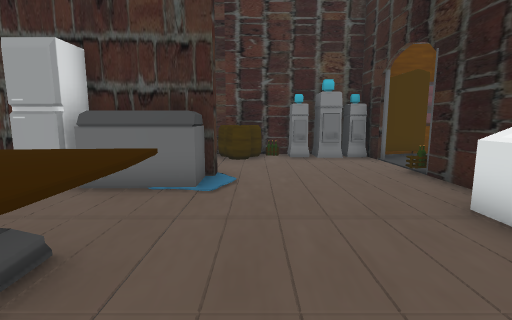
view 1 (above)

22 first-person views from a walk through a 3-D level made in the Unity game engine. The camera is 1.3 m above the floor, tilts 8° down and sees 85° across. The floor is counted in squares, 1 m on a side. Each view is taken from the middle of a square. On the plan, view 1 faces up. The plan holds only what a view shows up to about 13 squares ahead; the rest is blank. The place goes on beyond the plan. The player character is not drawn. Some surface patterns are stand-ins.

view 2
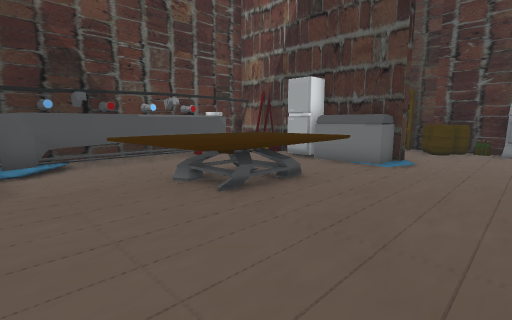

view 3
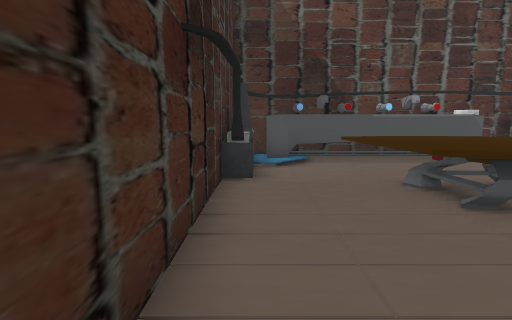

view 4
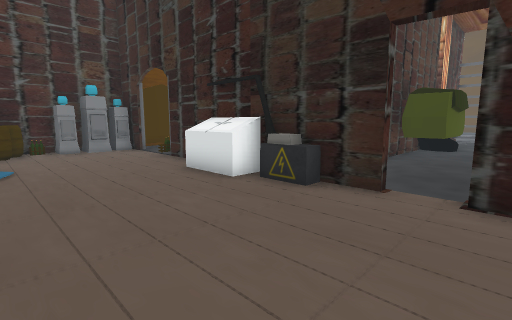

view 5
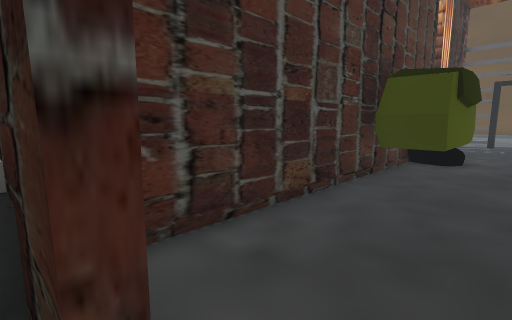

view 6
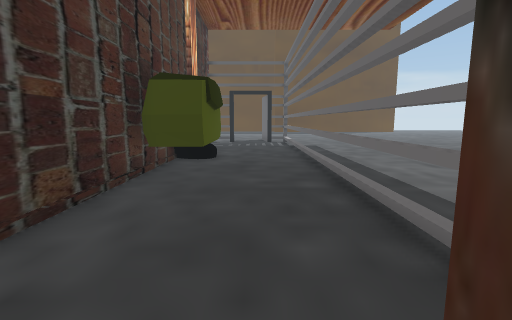

view 7
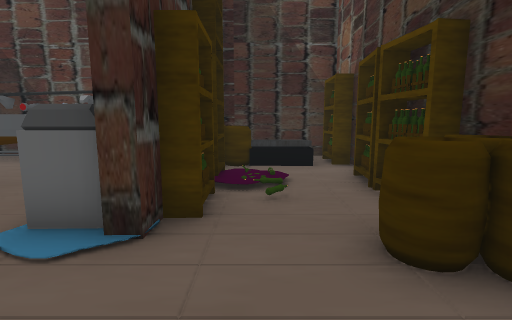

view 8
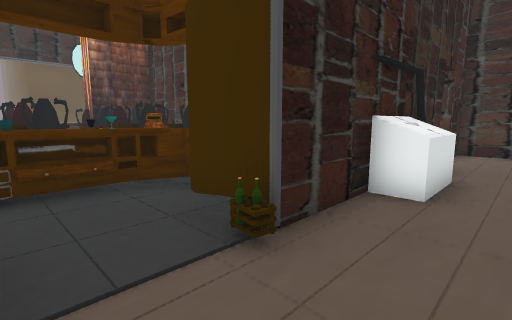

view 9
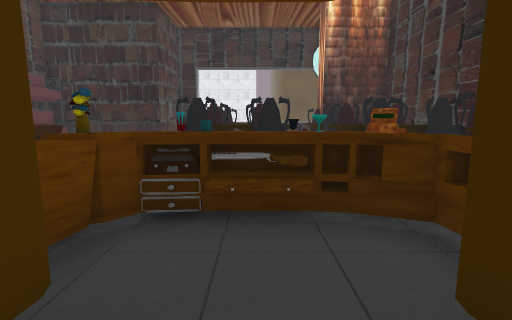

view 10
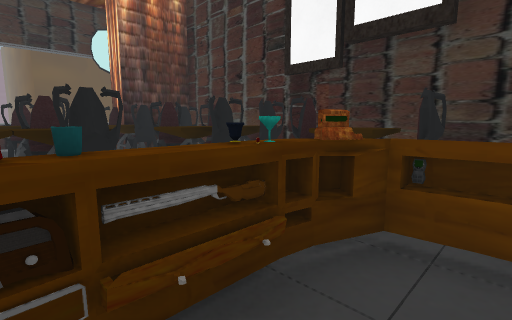

view 11
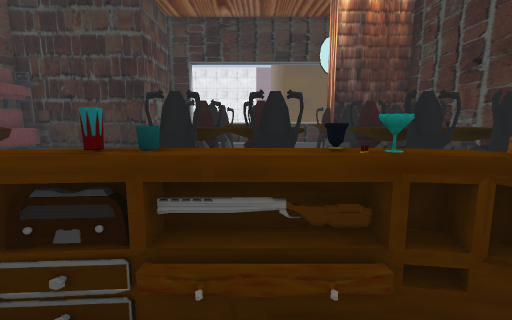

view 12
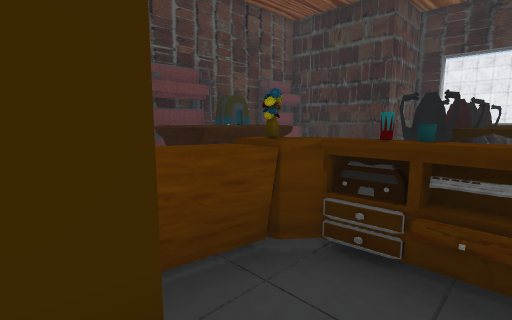

view 13
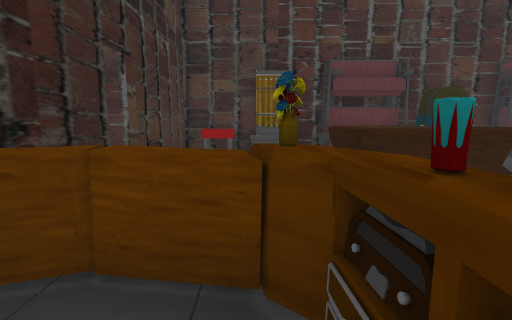

view 14
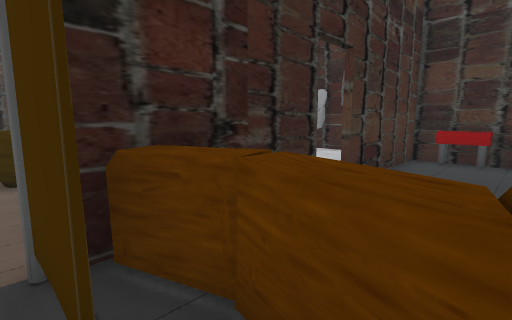

view 15
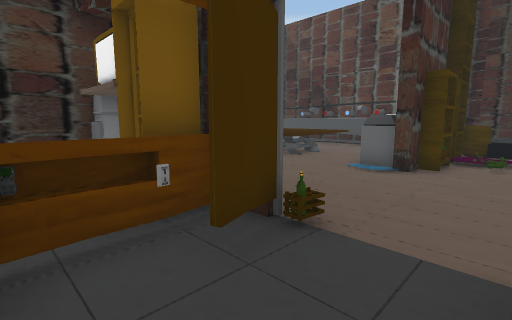

view 16
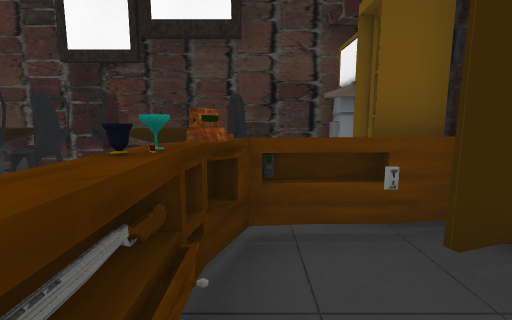

view 17
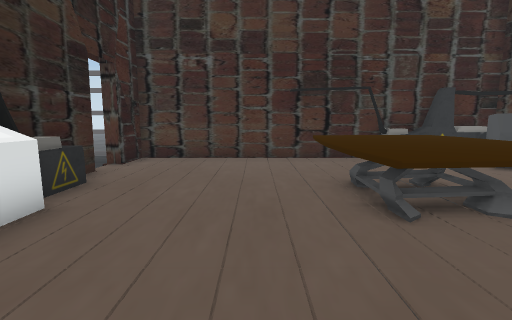

view 18
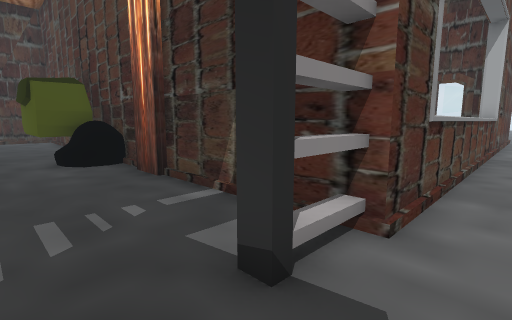

view 19
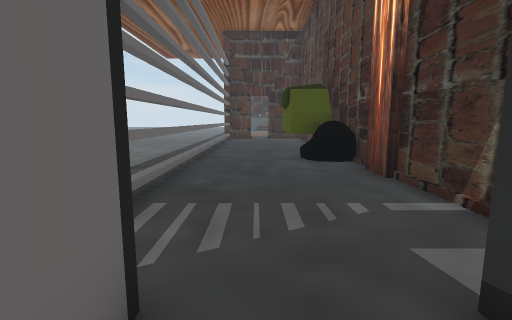

view 20
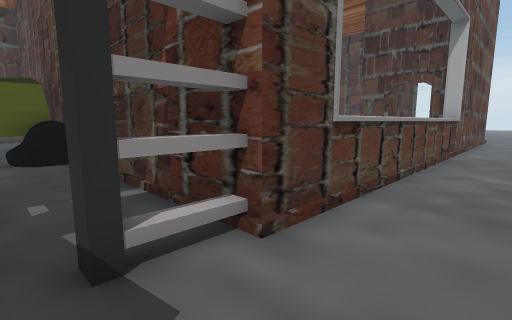

view 21
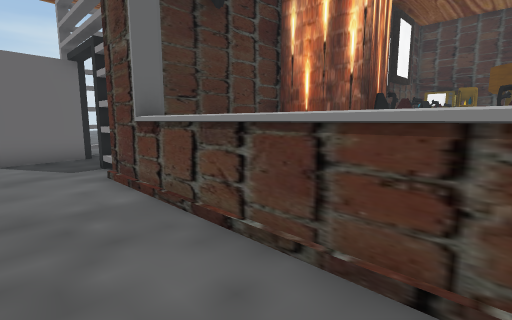

view 22
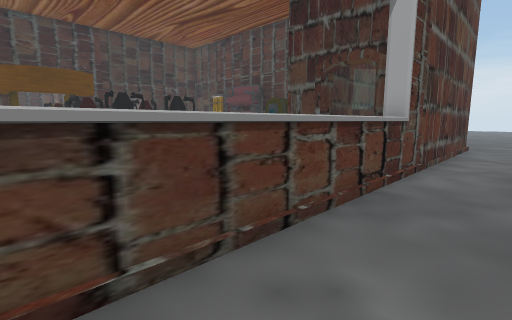

### Floor plan
Key: @ floor where view 1 was taken; # wall or solid block; . main floor; : floor 0.25 m higher than the main floor; + floor 0.5 m higher than the main floor; / step, stairs or slope; = window, fence, low wall or low ledge; ^ raised ledge; O other object.
Columns run from 8 left of view 1 to 26 right of it. Each row starts with its distance up from view 1.
 21                                 ..
 20          ##                     #.
 19             ################    #.
 18             #::: #^ ^####^^##   #.
 17             #::: #^^^^      #   #.
 16             # :: ^  ^^      #   #..
 15             #    ^^^^^      #   #..
 14             #     ::::      ##  #..
 13             #              ### ##..
 12             #                  ##..
 11 ###############                 ^..
 10 ##::###OO#####=##  OOOO O O     ^..
  9 # ^::::O::::##::#  OOOO O^O     ^..
  8 # O/+/::::::::::^  OOOO O^O    :^..
  7 # O#####::::##:##  OO O O O     ^..
  6 #####^^^::::#^^##               ^..
  5 #:::###:::::##     OOOO O^O#    ^..
  4 #^::::::::::##  :^OOO^O O^##    ^..
  3 ##::^^^^:::^## OO^OOOOO O  #   #^..
  2 #^::^^^^:::^#####################..
  1 #^::^^^^::::#####################..
  0 #^::^^^^@:::#......####==......##..
 -1 #^::^^^:::::#......####............
 -2 #^:::::::::::......................
 -3 ###^#:::::::#..................###
 -4 ################################
 -5                 ...........
 -6                  .........
 -7                   ........

Positions as (right, up) in squares from view 1, and headings:
1: (0, 0), facing up
2: (2, -3), facing up-left
3: (2, -3), facing left
4: (-1, -3), facing up-right
5: (4, -2), facing up-right
6: (4, -2), facing right
7: (2, 8), facing left
8: (2, 9), facing down-right
9: (4, 8), facing right
10: (6, 9), facing down-right
11: (6, 8), facing right
12: (5, 8), facing up-right
13: (7, 8), facing up
14: (7, 9), facing up-left
15: (7, 9), facing down-left
16: (7, 9), facing down
17: (0, 6), facing down
18: (25, -2), facing up-left
19: (25, -2), facing left
20: (26, -1), facing up-left
21: (26, 8), facing down-left
22: (26, 5), facing up-left
